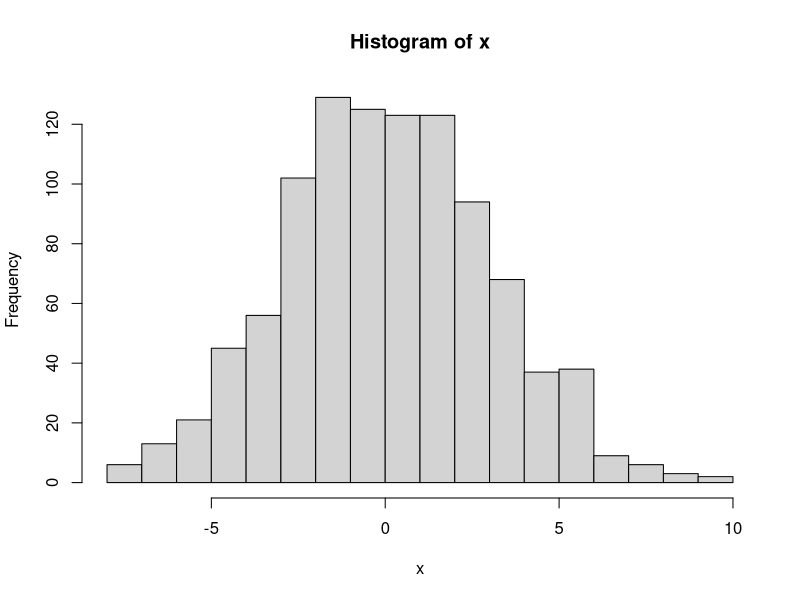
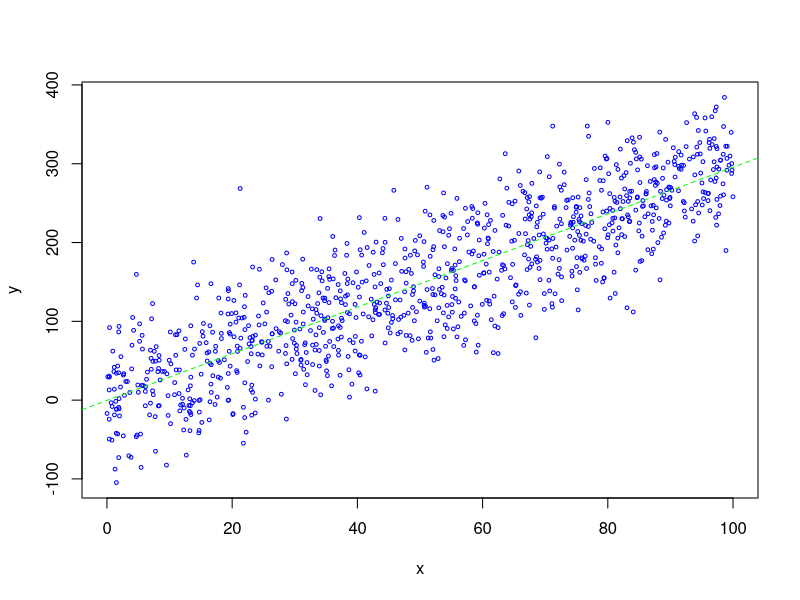

R code for these plots, in order:
###this script creates data and a few plots.

x <- rnorm(n = 1000, mean=0, sd=3)
hist(x, nclass=20)

###
m <- 3
b <- -2
eps <- rnorm(1000,mean=0,sd=50)

x <- runif(1000, 0,100)
y <- m*x+b+eps

plot(x,y, cex=.5, col="blue")
########
abline(lm(y~x), lty=2, col="green")

## hey guys, how's it going?
